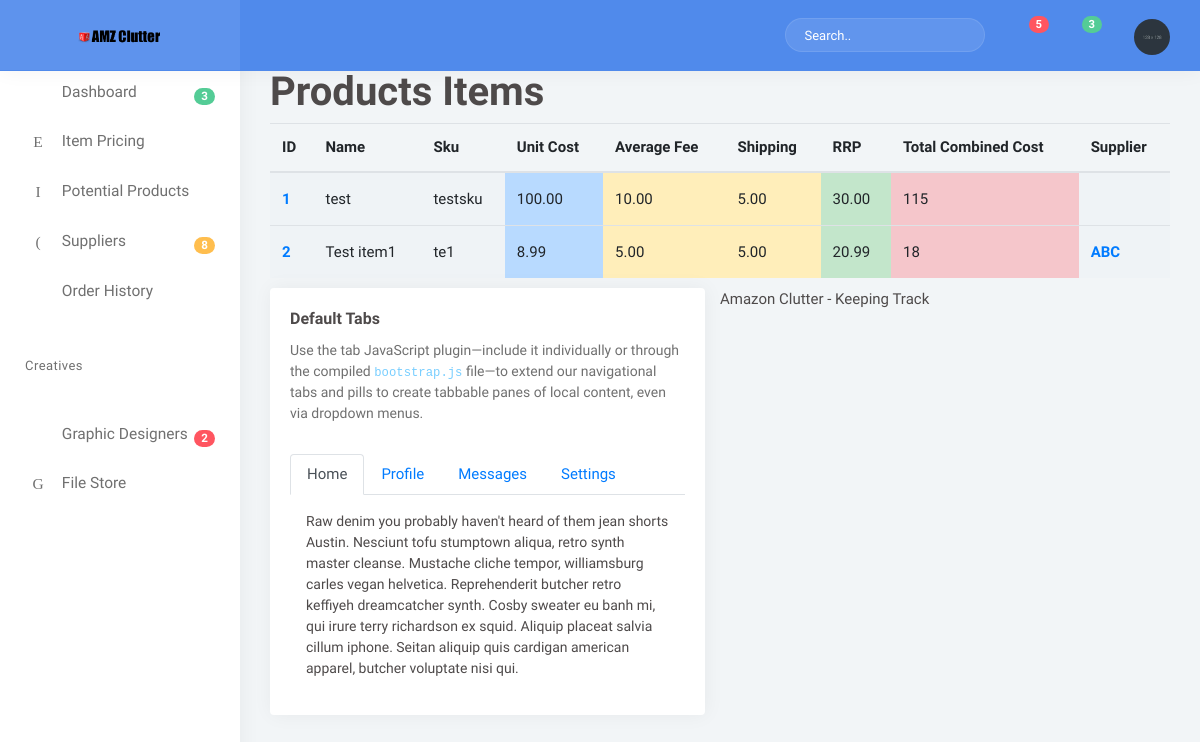
/items, run on an earlier commit of the app's database.
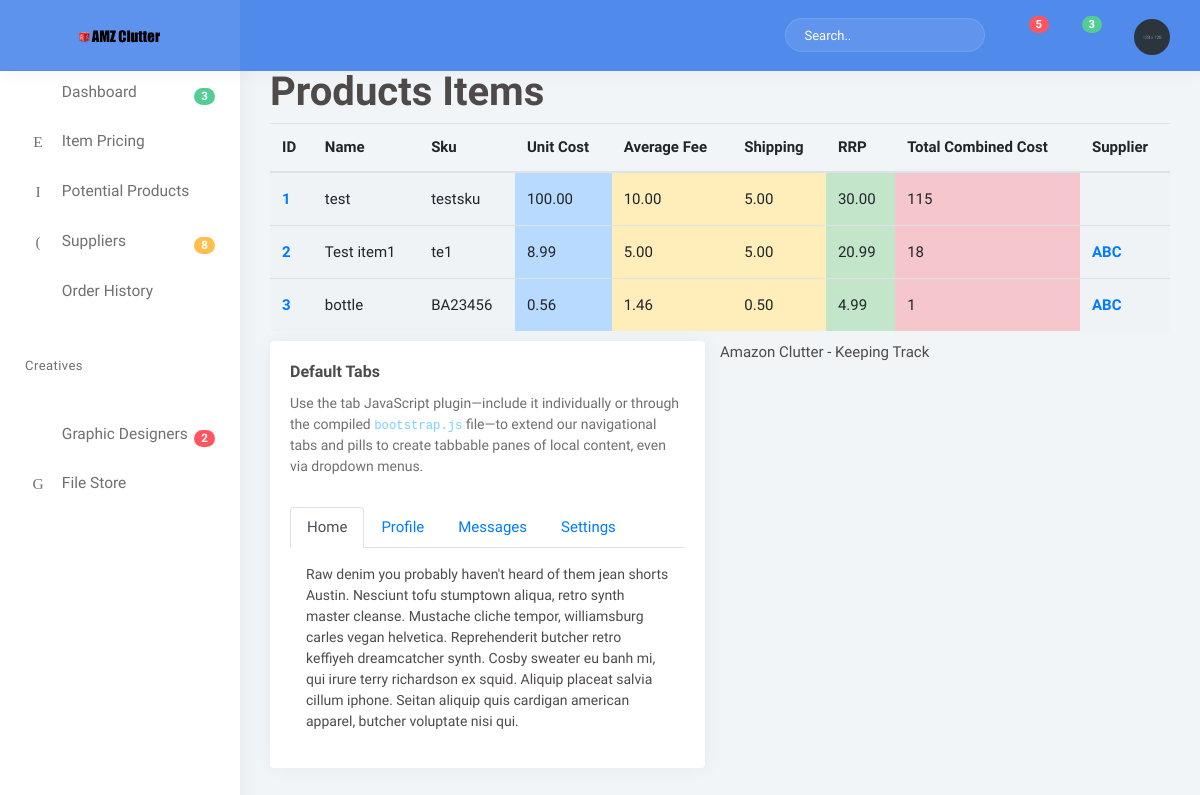
And on a later commit of the database.
### clutter/models.py (models this page shows, shortened)
class Product(models.Model):
    name = models.CharField(max_length=64)
    sku = models.CharField(max_length=64, blank = True)
    unit_cost = models.DecimalField(max_digits=8, decimal_places=2)
    rrp = models.DecimalField(max_digits=8, decimal_places=2)
    average_fee = models.DecimalField(max_digits=8, decimal_places=2)
    shipping_fee = models.DecimalField(max_digits=8, decimal_places=2)
    agent = models.ForeignKey(Supplier, null=True, default=None, on_delete=models.CASCADE, related_name="suppliers")
    ean = models.CharField(max_length=64, null=True, default=None)
    asin = models.CharField(max_length=64, null=True, default=None)
    trademark = models.ForeignKey(Trademark, null=True, default=None, on_delete=models.CASCADE, related_name="trademarks")
    weight = models.DecimalField(max_digits=8, decimal_places=2, null=True, default=None)
    length = models.DecimalField(max_digits=8, decimal_places=2, null=True, default=None)
    height = models.DecimalField(max_digits=8, decimal_places=2, null=True, default=None)
    width = models.DecimalField(max_digits=8, decimal_places=2, null=True, default=None)
    units_carton = models.DecimalField(max_digits=8, decimal_places=2, null=True, default=None)
    carton_weight = models.DecimalField(max_digits=8, decimal_places=2, null=True, default=None)
    carton_height = models.DecimalField(max_digits=8, decimal_places=2, null=True, default=None)
    carton_length = models.DecimalField(max_digits=8, decimal_places=2, null=True, default=None)
    carton_width = models.DecimalField(max_digits=8, decimal_places=2, null=True, default=None)
    shipmark = models.ForeignKey(Shipmark, null=True, default=None, on_delete=models.CASCADE, related_name="shipmarks")
    prep_fees = models.DecimalField(max_digits=8, decimal_places=2, null=True, default=None)
    lead_time = models.CharField(max_length=64, null=True, default=None)
    notes = models.TextField(max_length=100000,null=True)
    amazon_link = models.CharField(max_length=164, null=True, default=None)
    ebay_link = models.CharField(max_length=164, null=True, default=None)

class Supplier(models.Model):
    company = models.CharField(max_length=64)
    contact = models.CharField(max_length=64)
    email = models.CharField(max_length=128, blank = True)

### clutter/views.py (the view)
# urls.py: path("items", views.items, name="items"),
def items(request):
    context = {
        "products": Product.objects.all()
    }
    return render(request, 'clutter/items.html', context)

### clutter/templates/clutter/items.html (shortened to what this page needs)
{% extends "clutter/base.html" %}
{% block title %}
  Products Items
{% endblock %}
{% block body %}
      <table class="table table-striped">
  <thead>
    <tr>
      <th scope="col">ID</th>
      <th scope="col">Name</th>
      <th scope="col">Sku</th>
      <th scope="col">Unit Cost</th>
      <th scope="col">Average Fee</th>
      <th scope="col">Shipping</th>
      <th scope="col">RRP</th>
      <th scope="col">Total Combined Cost</th>
      <th scope="col">Supplier</th>
    </tr>
  </thead>
  <tbody>
    {% for product in products %}
    <tr>
      <th scope="row"><a href="{% url 'product' product.id %}">{{ product.id }}</th>
      <td>{{ product.name }}</td>
      <td>{{ product.sku }}</td>
      <td class="table-primary">{{ product.unit_cost }}</td>
      <td class="table-warning">{{ product.average_fee }}</td>
      <td class="table-warning">{{ product.shipping_fee}}</td>
      <td class="table-success">{{ product.rrp }}</td>
      <td class="table-danger">{{ product.unit_cost|add:product.average_fee|add:product.shipping_fee }}</td>
      <th scope="row"><a href="{% url 'suppliers'  %}">{{ product.agent.company}}</th>
    </tr>
    <tr>
  {% endfor %}
  </tbody>
</table>
<div class="row">
    <div class="col-xl-6">
        <div class="card m-b-30">
            <div class="card-body">
                <h4 class="mt-0 header-title">Default Tabs</h4>
                <p class="text-muted m-b-30 font-14">Use the tab JavaScript plugin—include
                    it individually or through the compiled <code class="highlighter-rouge">bootstrap.js</code>
                    file—to extend our navigational tabs and pills to create tabbable panes
                    of local content, even via dropdown menus.</p>
                <ul class="nav nav-tabs" role="tablist">
                    <li class="nav-item">
                        <a class="nav-link active" data-toggle="tab" href="#home" role="tab">Home</a>
                    </li>
                    <li class="nav-item">
                        <a class="nav-link" data-toggle="tab" href="#profile" role="tab">Profile</a>
                    </li>
                    <li class="nav-item">
                        <a class="nav-link" data-toggle="tab" href="#messages" role="tab">Messages</a>
                    </li>
                    <li class="nav-item">
                        <a class="nav-link" data-toggle="tab" href="#settings" role="tab">Settings</a>
                    </li>
                </ul>
                <div class="tab-content">
                    <div class="tab-pane active p-3" id="home" role="tabpanel">
                        <p class="font-14 mb-0">
                            Raw denim you probably haven't heard of them jean shorts Austin.
                            Nesciunt tofu stumptown aliqua, retro synth master cleanse. Mustache
                            cliche tempor, williamsburg carles vegan helvetica. Reprehenderit
                            butcher retro keffiyeh dreamcatcher synth. Cosby sweater eu banh mi,
                            qui irure terry richardson ex squid. Aliquip placeat salvia cillum
                            iphone. Seitan aliquip quis cardigan american apparel, butcher
                            voluptate nisi qui.
                        </p>
                    </div>
                </div>
            </div>
        </div>
    </div>
{% endblock %}
{% block footer %}
  Amazon Clutter - Keeping Track
{% endblock %}

What changed in the data, as far as the page shows it:
added Product: id "3", name "bottle", sku "BA23456", unit_cost "0.56", average_fee "1.46", shipping_fee "0.50", rrp "4.99", unit_cost|add "1", agent.company "ABC"
